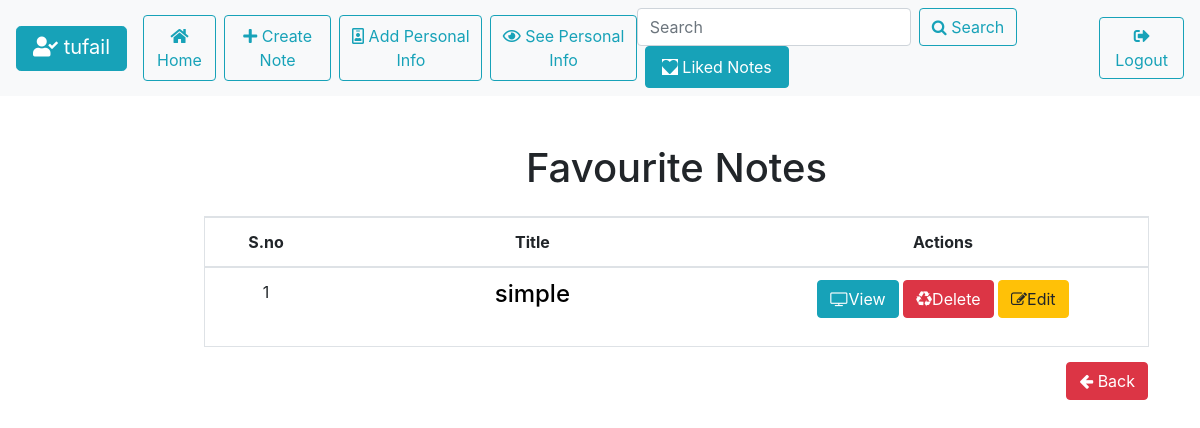
/allfav/ (signed in), run on an earlier commit of the app's database.
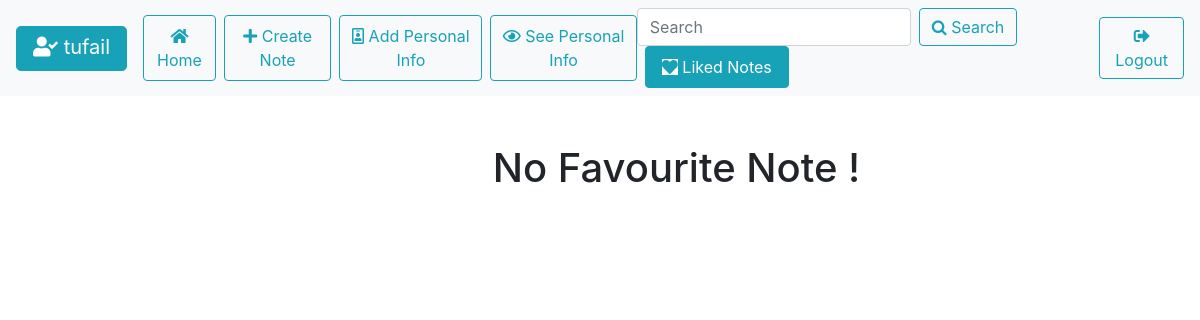
And on a later commit of the database.
### main/models.py (models this page shows)
class Post(models.Model):
    user=models.ForeignKey(User,on_delete=models.CASCADE,null=True)
    title=models.CharField(max_length=50)
    body=models.TextField(max_length=500)
    time=models.DateTimeField(auto_now_add=True)
    fav=models.ManyToManyField(User,related_name='fav',blank=True)

### main/views.py (the view)
# urls.py: path('allfav/',all_fav,name='allfav'),
def all_fav(request):
    user=request.user
    fav_list=user.fav.all()
    print(fav_list)
    return render(request,'fav.html',{'fav_list':fav_list,'liked':'active'})

### main/templates/fav.html
{% extends 'base.html' %}
{% load static %}
{% block content %}
<div class="container my-4 mx-4 text-center " style="padding-left: 180px; margin-left: 30px;">
    {% if not fav_list %}
    <h1>No Favourite Note !</h1>
    {% else %}
    <h1>Favourite Notes</h1>
      <div class="border mt-4">
        <table  class="mx-auto table table-hover bg-white">
          <thead>
          <tr>
          <th scope="col" style="width:1%">S.no</th>
          <th scope="col" style="width: 5%;">Title</th>
          <th scope="col" style="width: 5%;">Actions</th>
        </tr>
      </thead>
      {% for post in fav_list %}
        <tbody>
          <tr>
            <td>{{forloop.counter}}</td>
            <td><a href="{% url 'postdetail' post.id %}" style="color: black;"><h4>{{post.title}}</h4></a></td>
            <td ><a type="button" class="btn btn-info" href="{% url 'postdetail' post.id %}"><i class="fa fa-television"></i>View</a>
              <a type="button" class="btn btn-danger" href="{% url 'delete' post.id %}"><i class="fa fa-recycle"></i>Delete</a>
              <a type="button" class="btn btn-warning" href="{% url 'updatepost' post.id %}"><i class="fa fa-edit"></i>Edit</a>
          </td>
          </tr>
        </tbody>
        {% endfor %}
        </table>
        <a type="button" class="btn btn-danger float-right mt-3" href="{% url 'home' %}"><i class="fa fa-arrow-left"></i> Back</a>
      </div>
      {% endif %}
{% endblock content %}

What changed in the data, as far as the page shows it:
removed Post: title "simple"
Also different on the page:
text no longer shown: "Favourite Notes S.no Title Actions Back"
text now shown: "No Favourite Note !"
